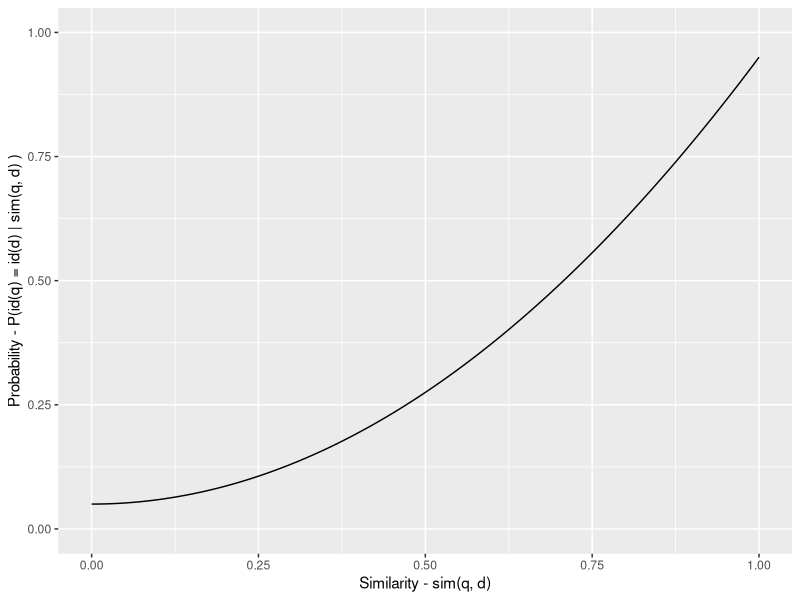
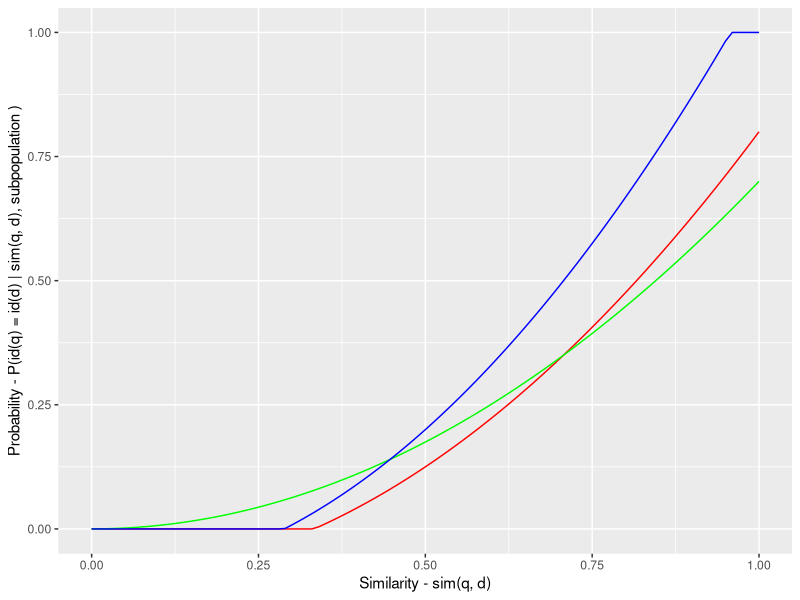

Write R code to recreate these figures, in order.
## ---- chunk 1
knitr::opts_chunk$set(
	echo = FALSE #,
	# message = FALSE,
	# warning = FALSE
)

# load libraries - maybe move these into a central location (use targets?)
# library(bookdown)

library(magrittr)
library(ggplot2)
## ---- chunk 2
tibble::tribble(
  ~sim, ~prob,
  0,    0,
  1,    1
) %>%
  ggplot(aes(x = sim, y = prob)) +
  xlab("Similarity - sim(q, d)") + ylab("Probability - P(id(q) = id(d) | sim(q, d) )") + ylim(0, 1) +
  geom_function(fun = function(x) (0.9 * x^2 + 0.05) %>% pmax(0) %>% pmin(1)) 
## ---- chunk 3
tibble::tribble(
  ~sim, ~prob,
  0,    0,
  1,    1
) %>%
  ggplot(aes(x = sim, y = prob)) +
  xlab("Similarity - sim(q, d)") + ylab("Probability - P(id(q) = id(d) | sim(q, d), subpopulation )") + ylim(0, 1) +
  geom_function(fun = function(x) (0.9 * x^2 + -0.1) %>% pmax(0) %>% pmin(1) , colour = "red") +
  geom_function(fun = function(x) (0.7 * x^2 + 0) %>% pmax(0) %>% pmin(1) , colour = "green") +
  geom_function(fun = function(x) (1.2 * x^2 + -0.1) %>% pmax(0) %>% pmin(1) , colour = "blue")
